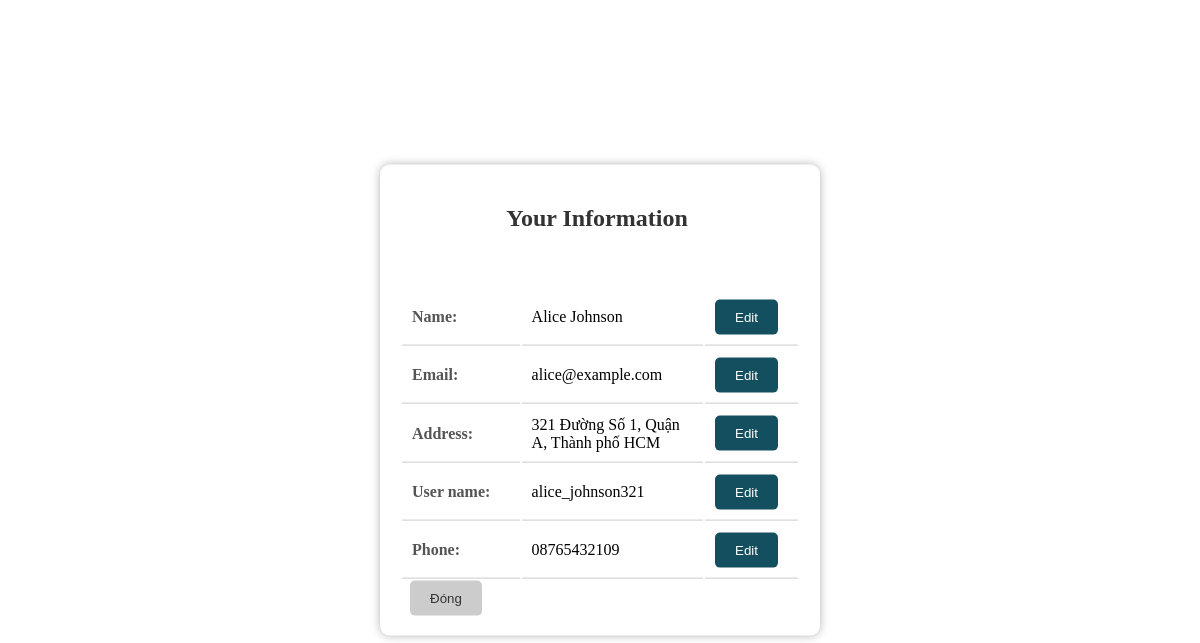
Screenshot of /ViewIn4.php (signed in) with the database file from the repository.
### tables this page shows
create table if not exists `T_CUSTOMER` (
    `CUSTOMER_ID` int(10)  NOT NULL auto_increment,
	`CUSTOMER_PHONE` varchar(11)  NOT NULL UNIQUE,
    `CUSTOMER_NAME` VARCHAR(255)  NOT NULL,
    `CUSTOMER_EMAIL` VARCHAR(255)  NOT NULL UNIQUE,
    `CUSTOMER_ADDRESS` VARCHAR(255)  NOT NULL,
    `CUSTOMER_ACCOUNT` VARCHAR(255)  NOT NULL unique,
    `CUSTOMER_PASSWORD` VARCHAR(255)  NOT NULL,
    primary key(`CUSTOMER_ID`)
);

### ViewIn4.php (the view, shortened to what this page needs)
<?php
$dbConnection = new DBConnection();
$conn = $dbConnection->conn;
$acc = $_SESSION['loggedCUS_in'];
$query = "SELECT * FROM T_CUSTOMER WHERE CUSTOMER_ACCOUNT = '$acc'";
$result = mysqli_query($conn, $query);
if (mysqli_num_rows($result) > 0) {
    $row = mysqli_fetch_assoc($result);
    $name = $row['CUSTOMER_NAME'];
    $email = $row['CUSTOMER_EMAIL'];
    $address = $row['CUSTOMER_ADDRESS'];
    $account = $row['CUSTOMER_ACCOUNT'];
    $phone = $row['CUSTOMER_PHONE'];
}
?>
<!DOCTYPE html>
<html lang="en">
<head>
    <link rel="stylesheet" href="In4.css">
</head>
<body>
    <div class="container">
        <h2>&nbsp;&nbsp;&nbsp;&nbsp;&nbsp;Your Information &nbsp;&nbsp;&nbsp;&nbsp;&nbsp;</h2>
        <br /><br />
        <table>
            <tr>
                <td><strong>Name:</strong></td>
                <td id="name"><?php echo isset($name) ? $name : ''; ?></td>
                <td><button id="edit-name" class="edit-button" data-field="name">Edit</button></td>
            </tr>
            <tr>
                <td><strong>Email:</strong></td>
                <td id="email"><?php echo isset($email) ? $email : ''; ?></td>
                <td><button id="edit-email" class="edit-button" data-field="email">Edit</button></td>
            </tr>
            <tr>
                <td><strong>Address:</strong></td>
                <td id="address"><?php echo isset($address) ? $address : ''; ?></td>
                <td><button id="edit-address" class="edit-button" data-field="address">Edit</button></td>
            </tr>
            <tr>
                <td><strong>User name:</strong></td>
                <td id="username"><?php echo isset($account) ? $account : ''; ?></td>
                <td><button id="edit-username" class="edit-button" data-field="username">Edit</button></td>
            </tr>
            <tr>
                <td><strong>Phone:</strong></td>
                <td id="phone"><?php echo isset($phone) ? $phone : ''; ?></td>
                <td><button id="edit-phone" class="edit-button" data-field="phone">Edit</button></td>
            </tr>
        </table>
        <button class="cancel-button" onclick="window.location.href = 'index.php';">Đóng</button>
</body>
</html>

### In4.css (style rules this page uses)
.container { position: absolute; width: 400px; top: 50%; left: 50%; transform: translate(-50%, -50%); padding: 20px; border-radius: 10px; box-shadow: 0 0 10px rgba(0, 0, 0, 0.3); }
.container h2 { text-align: center; color: #333; }
.container table { width: 100%; }
.container table td { padding: 10px; border-bottom: 1px solid #ccc; }
.container table td:first-child { width: 30%; font-weight: bold; color: #555; }
.container .cancel-button { padding: 10px 20px; margin-right: auto; margin-left: 10px; background-color: #ccc; color: #333; border: none; border-radius: 5px; cursor: pointer; transition: background-color 0.3s; }
.container .edit-button { padding: 10px 20px; margin-left: auto; margin-right: 10px; background-color: rgb(20, 79, 95); color: #fff; border: none; border-radius: 5px; cursor: pointer; transition: background-color 0.3s; }

### rows the page displays
t_customer: CUSTOMER_NAME "Alice Johnson", CUSTOMER_EMAIL "alice@example.com", CUSTOMER_ADDRESS "321 Đường Số 1, Quận A, Thành phố HCM", CUSTOMER_ACCOUNT "alice_johnson321", CUSTOMER_PHONE "08765432109"
